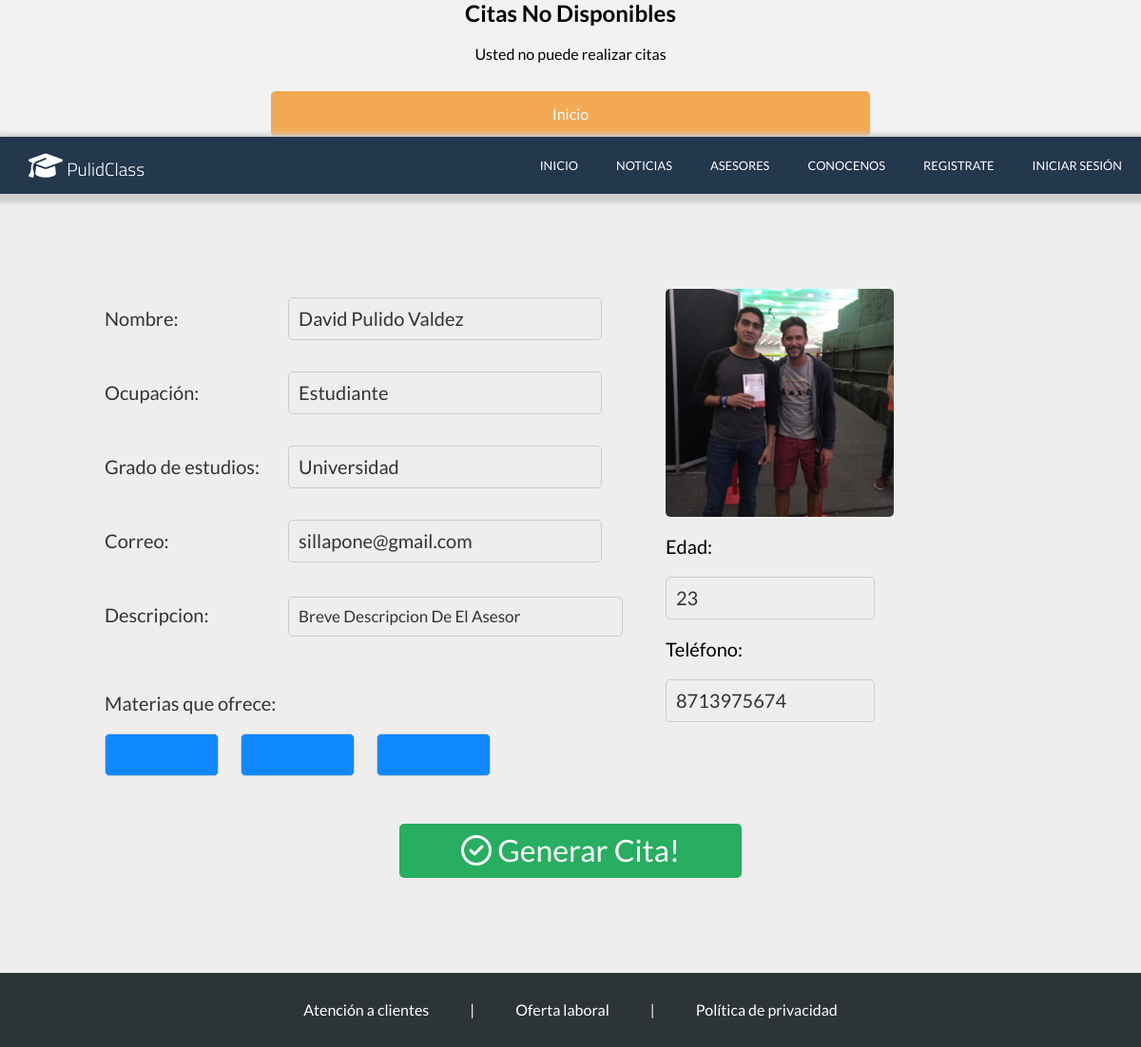
/asesor.php?id_asesor=1, run on the app's committed database.
### tables this page shows
CREATE TABLE `asesor` (
  `Id_Asesor` int(11) NOT NULL AUTO_INCREMENT,
  `Nombre_Usuario` varchar(30) NOT NULL,
  `Edad` int(11) DEFAULT NULL,
  `Grado_Estudios` varchar(40) DEFAULT NULL,
  `Nombres` varchar(50) DEFAULT NULL,
  `A_Paterno` varchar(30) DEFAULT NULL,
  `A_Materno` varchar(30) DEFAULT NULL,
  `Ocupacion` varchar(50) DEFAULT NULL,
  `Descripcion` varchar(250) DEFAULT NULL,
  `Correo` varchar(70) DEFAULT NULL,
  `Telefono` varchar(16) DEFAULT NULL,
  `Foto` text,
  PRIMARY KEY (`Id_Asesor`)
);

### views/asesor.view.php (the view, shortened to what this page needs)
<!DOCTYPE html>
<html lang="en">
<head>
    <link rel="stylesheet" href="css/normalize.css">
    <link rel="stylesheet" href="css/asesor/estilos.css">
</head>
<body>
    <header>
        <div class="menu">
            <div class="logo">
                <a href="index.php"><h2 class="page-name"><i class="fas fa-graduation-cap"></i> PulidClass</h2></a>
            </div>
            <nav>
                <a href="index.php">Inicio</a>
                <a href="noticias.php">Noticias</a>
                <a href="asesores.php">Asesores</a>
                <a href="conocenos.php">Conocenos</a>
                <?php if(isset($_SESSION['cliente'])): ?>
                    <a href="perfil.php">Perfil</a>
                    <a href="logout.php">Cerrar Sesión</a>
                <?php elseif(isset($_SESSION['admin'])): ?>
                    <a href="admin.php">Perfil</a>
                    <a href="logout.php">Cerrar Sesión</a>
                <?php elseif(isset($_SESSION['asesor'])): ?>
                    <a href="perfil_asesor.php">Perfil</a>
                    <a href="logout.php">Cerrar Sesión</a>
                <?php else: ?>
                    <a href="register.php">Registrate</a>
                    <a href="login.php">Iniciar Sesión</a>
                <?php endif; ?>
            </nav>
        </div>
    </header>
    <main>
        <div class="asesor">
            <form enctype="multipart/form-data" action="asesor.php" method="POST">
                <div class="datos">
                    <div class="nombre">
                        <p>Nombre:</p>
                        <input type="label" id="nombre" disabled value="<?php echo $nombre_asesor?>">
                    </div>
                    <div class="ocupacion">
                        <p>Ocupación:</p>
                        <input type="label" id="ocupacion" disabled value="<?php echo $asesor['Ocupacion']?>">
                    </div>
                    <div class="estudios">
                        <p>Grado de estudios:</p>
                        <input type="label" id="estudios" disabled value="<?php echo $asesor['Grado_Estudios']?>">
                    </div>
                    <div class="correo">
                        <p>Correo:</p>
                        <input type="label" id="correo" disabled value="<?php echo $asesor['Correo']?>">
                    </div>
                    <div class="descripcion">
                        <p>Descripcion:</p>
                        <label id="descripcion"><?php echo $asesor['Descripcion']?></label>
                    </div>
                    <div class="materias">
                        <p>Materias que ofrece:</p>
                        <input type="label" disabled value="<?php echo $asesor['Materia1']?>">
                        <input type="label" disabled value="<?php echo $asesor['Materia2']?>">
                        <input type="label" disabled value="<?php echo $asesor['Materia3']?>">
                    </div>
                </div>
                <div class="contacto">
                    <div class="foto">
                        <img src="<?php echo $asesor['Foto']?>" alt="">
                    </div>
                    <div class="info">
                        <div class="edad">
                            <p>Edad:</p>
                            <input type="label" id="edad" disabled value="<?php echo $asesor['Edad']?>">
                        </div>
                        <div class="telefono">
                            <p>Teléfono:</p>
                            <input type="label" id="tel" disabled value="<?php echo $asesor['Telefono']?>">
                        </div>
                    </div>
                </div>
                <div class="generar">
                    <a href="#ex1" rel="modal:open" id="modalactive" data-value="<?php echo $abrir_modal?>"><i class="far fa-check-circle"></i> Generar Cita!</a>
                </div>
            </form>
        </div>
    </main>
    <footer>
        <div class="info">
            <a href="#">Atención a clientes</a>
            <a href="#" class="separador"> | </a>
            <a href="#">Oferta laboral</a>
            <a href="#" class="separador"> | </a>
            <a href="politicas.php">Política de privacidad</a>
        </div>
    </footer>
    <link rel="stylesheet" href="https://cdnjs.cloudflare.com/ajax/libs/jquery-modal/0.9.1/jquery.modal.min.css" />
</body>
</html>

### css/asesor/estilos.css (style rules this page uses)
header .menu { background: #23374d; color: #fff; display: flex; box-shadow: 3px 3px 5px 6px #ccc; height: 60px; }
header .menu .logo { display: flex; flex-direction: row; flex-wrap: wrap; align-items: center; width: 20%; padding: 10px; }
header .menu .logo a { color: white; text-decoration: none; }
header .menu .logo a h2 { margin: 0 20px; font-family: "Titillium Web", sans-serif; font-size: 1.2em; font-weight: 300; }
header .menu .logo a h2 i { font-size: 1.5em; }
header .menu nav { text-transform: uppercase; width: 80%; display: flex; flex-direction: row; flex-wrap: wrap; align-items: center; justify-content: flex-end; text-align: right; }
header .menu nav a { font-size: 0.8em; margin: 0 20px; text-decoration: none; color: #fff; transition: all 0.3s ease; }
main { max-width: 1000px; margin: 0 auto; overflow: hidden; }
main .asesor { margin-top: 100px; overflow: hidden; }
main .asesor .datos { width: 60%; color: #333; float: left; }
main .asesor .datos > div { margin-bottom: 15px; }
main .asesor .datos > div > * { display: inline-block; font-size: 20px; }
main .asesor .datos > div p { margin: 20px 10px; width: 30%; text-align: left; }
main .asesor .datos > div input { padding: 10px; width: 55%; border-radius: 5px; border: 1px solid #ccc; color: #333; }
main .asesor .datos #descripcion { padding: 10px; width: 55%; border-radius: 5px; border: 1px solid #ccc; color: #333; font-size: 17px; }
main .asesor .datos .materias { margin-top: 50px; margin-bottom: 50px; }
main .asesor .datos .materias p { display: block; width: 100%; }
main .asesor .datos .materias input { text-decoration: none; color: #fff; display: inline-block; width: 20%; background: #1089ff; padding: 10px 20px; margin: 0 10px; text-align: center; font-weight: 300; border-radius: 5px; }
main .asesor .contacto { width: 40%; float: right; margin-bottom: 100px; }
main .asesor .contacto > div > * { font-size: 20px; }
main .asesor .contacto > div input { padding: 10px; width: 55%; border-radius: 5px; border: 1px solid #ccc; color: #333; }
main .asesor .contacto .foto img { border-radius: 5px; width: 60%; }
main .asesor .generar { text-align: center; clear: both; margin-bottom: 100px; }
main .asesor .generar a { text-decoration: none; color: #fff; display: inline-block; background: #27ae60; width: 30%; font-size: 32px; font-weight: 400; padding: 10px 30px; border-radius: 5px; }
footer { clear: both; background: #2d3436; }
footer .info { padding: 30px 0; text-align: center; }
footer .info a { text-decoration: none; color: #fff; margin: 0 20px; }
footer .info .separador { pointer-events: none; cursor: default; }
body { background: #eeeeee; font-size: 16px; font-family: "Lato", sans-serif; }

### data on the page
asesor: Nombres+A_Paterno+A_Materno "David Pulido Valdez", Ocupacion "Estudiante", Grado_Estudios "Universidad", Correo "sillapone@gmail.com", Descripcion "Breve Descripcion De El Asesor", Foto (picture), Edad "23", Telefono "8713975674"
